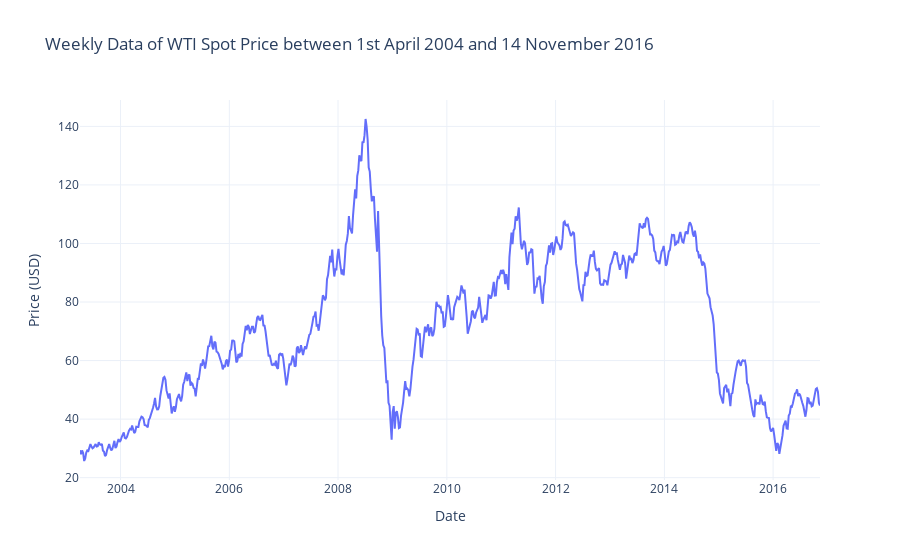

Source (notebook cell):
### Code cell
plot_wti_data(data_weekly, "Weekly")

### Figure 1 — Plotly figure (JSON) as saved in the notebook; plotly's stock layout.template omitted (floating-point values rounded to 4 significant figures; data arrays with more than 128 entries replaced by an {"elided": "..."} marker saying what was removed)
{"data": [{"mode": "lines", "name": "WTI Spot Price", "type": "scatter", "x": {"elided": "711 str values"}, "y": {"elided": "711 float values"}}], "layout": {"title": {"text": "Weekly Data of WTI Spot Price between 1st April 2004 and 14 November 2016"}, "xaxis": {"title": {"text": "Date"}}, "yaxis": {"title": {"text": "Price (USD)"}}}}
